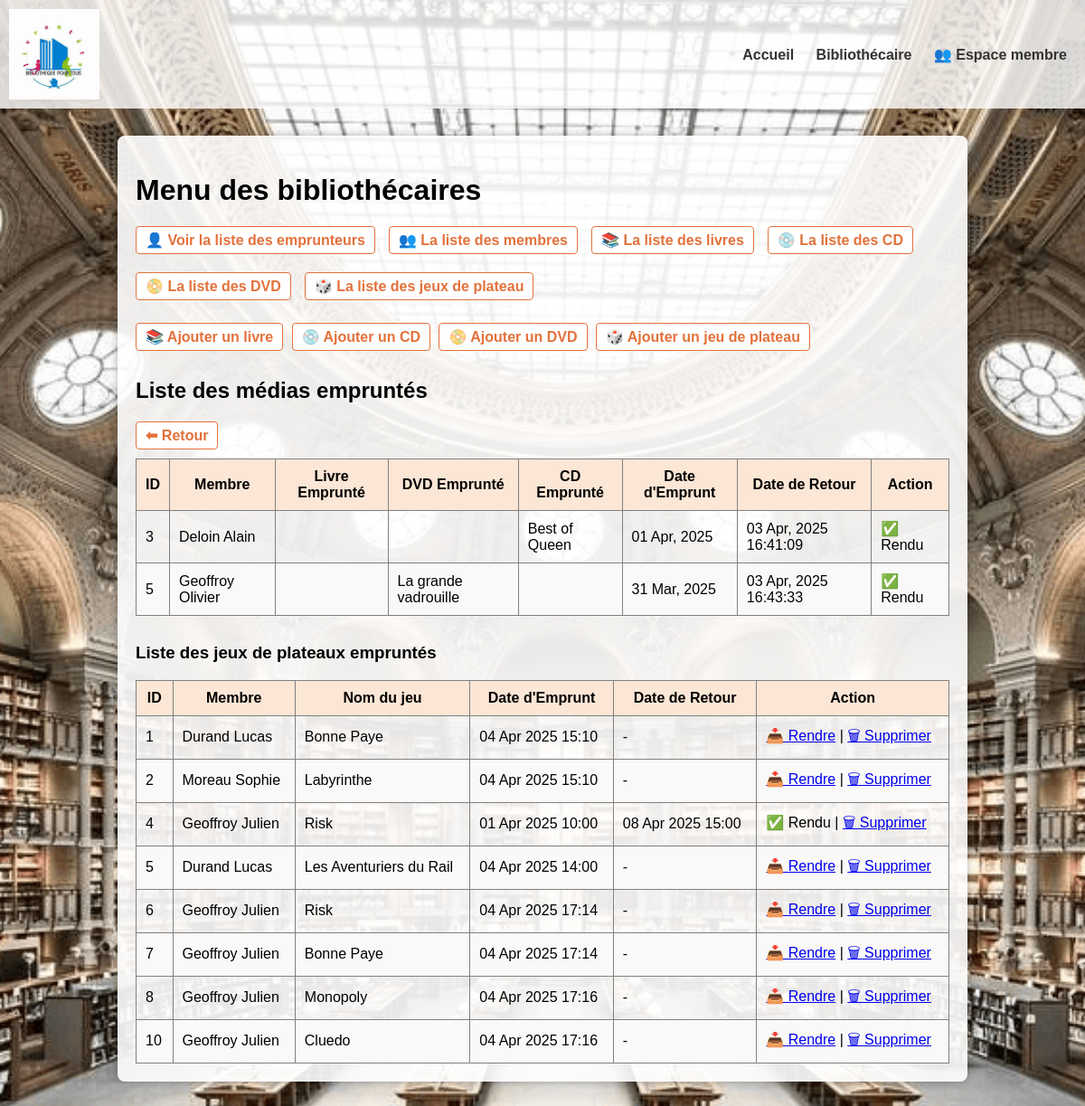
Before: /bibliothecaire/emprunts/ with the older database file.
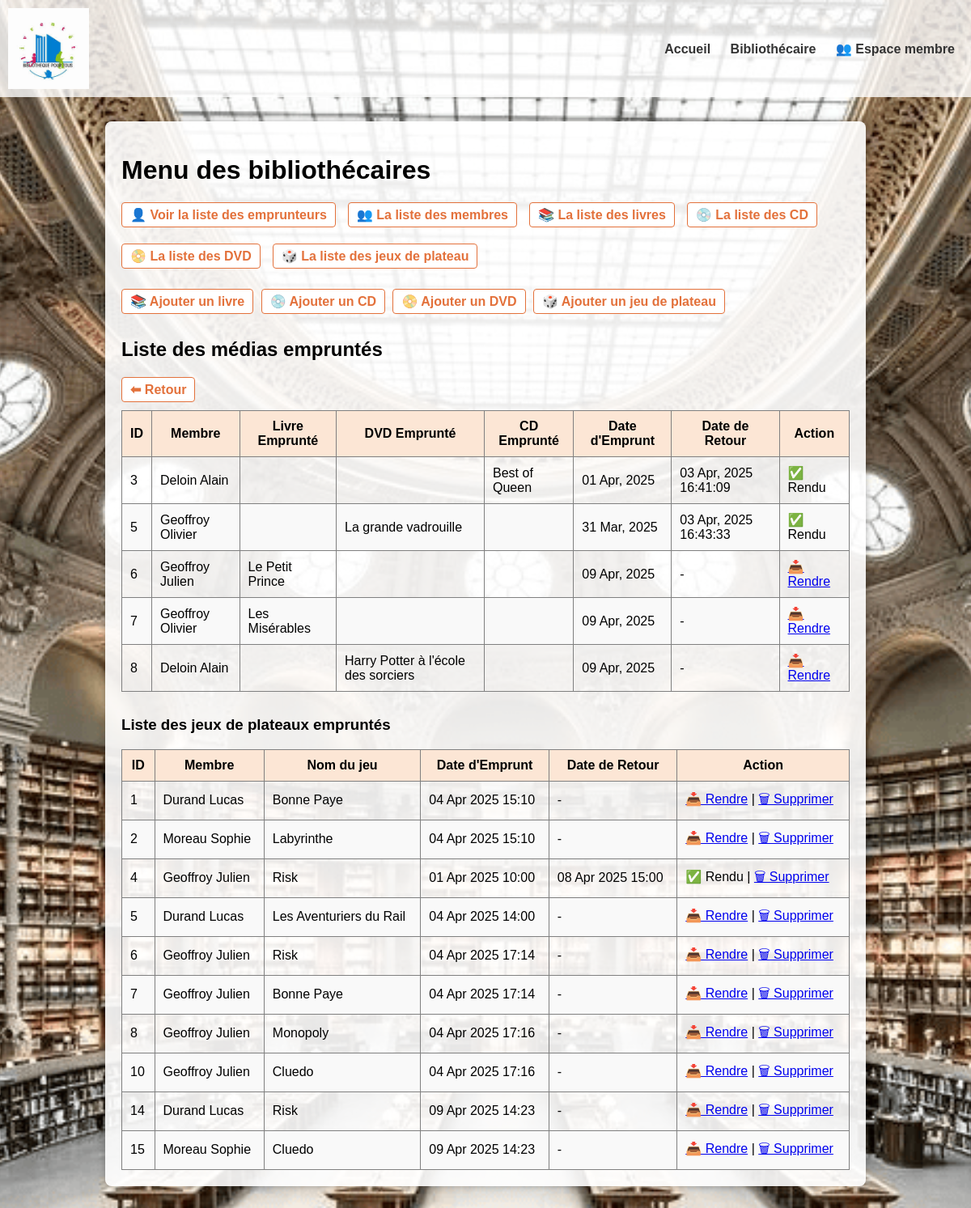
After: the same page with the newer database file.
### gestion_bibliothecaire/models.py (models this page shows, shortened)
class Emprunt(models.Model):
    media = models.ForeignKey(Media, on_delete=models.CASCADE)
    emprunteur = models.ForeignKey(Emprunteur, on_delete=models.CASCADE)
    date_emprunt = models.DateField(default=timezone.now)
    duree_jours = models.PositiveIntegerField(default=7)
    date_retour = models.DateTimeField(null=True, blank=True)

class Emprunteur(models.Model):
    nom = models.CharField(max_length=100)
    prenom = models.CharField(max_length=100)
    adresse = models.TextField(max_length=255, blank=True)
    email = models.EmailField()
    telephone = models.CharField(max_length=20)
    bloque = models.BooleanField(default=False)

class Media(models.Model):
    TYPE_CHOICES = [
        ('livre', 'Livre'),
        ('dvd', 'DVD'),
        ('cd', 'CD'),
        ('jeu', 'Jeu de plateau'),
    ]
    titre = models.CharField(max_length=100)
    type = models.CharField(max_length=10, choices=TYPE_CHOICES)
    auteur = models.CharField(max_length=100, blank=True, null=True)
    disponible = models.BooleanField(default=True)

class EmpruntPlateauJeu(models.Model):
    emprunteur = models.ForeignKey(Emprunteur, on_delete=models.CASCADE)
    plateau = models.ForeignKey(PlateauJeu, on_delete=models.CASCADE)
    date_emprunt = models.DateTimeField(default=timezone.now)
    date_retour = models.DateTimeField(null=True, blank=True)

class PlateauJeu(models.Model):
    nom = models.CharField(max_length=100)
    description = models.TextField()
    disponible = models.BooleanField(default=True)

### gestion_bibliothecaire/views.py (the view)
# urls.py: path('emprunts/', views.liste_emprunts, name='liste_emprunts'),
def liste_emprunts(request):
    emprunts = Emprunt.objects.all()
    emprunts_plateaux = EmpruntPlateauJeu.objects.all()
    return render(request, 'gestion_bibliothecaire/liste_emprunts.html', {
        'emprunts': emprunts,
        'emprunts_plateaux': emprunts_plateaux
    })

### gestion_bibliothecaire/templates/gestion_bibliothecaire/liste_emprunts.html (shortened to what this page needs)
<!DOCTYPE html>
<html lang="fr">
<head>
</head>
<body>
   {% extends 'base.html' %}
{% block content %}
<h1>Menu des bibliothécaires</h1>
<div class="menu-bibliothecaire">
    <a href="{% url 'emprunteurs_emprunts' %}" class="btn-orange">👤 Voir la liste des emprunteurs</a>
    <a href="{% url 'emprunteurs' %}" class="btn-orange">👥 La liste des membres</a>
    <a href="{% url 'liste_livres' %}" class="btn-orange">📚 La liste des livres</a>
    <a href="{% url 'liste_cds' %}" class="btn-orange">💿 La liste des CD</a>
    <a href="{% url 'liste_dvds' %}" class="btn-orange">📀 La liste des DVD</a>
    <a href="{% url 'liste_plateaux' %}" class="btn-orange">🎲 La liste des jeux de plateau</a>
</div>
   <div style="margin-bottom: 15px;">
        <a href="{% url 'ajouter_livre' %}" class="btn-orange">📚 Ajouter un livre</a>
        <a href="{% url 'ajouter_cd' %}" class="btn-orange">💿 Ajouter un CD</a>
        <a href="{% url 'ajouter_dvd' %}" class="btn-orange">📀 Ajouter un DVD</a>
        <a href="{% url 'ajouter_plateau' %}" class="btn-orange">🎲 Ajouter un jeu de plateau</a>
    </div>
<h2>Liste des médias empruntés</h2>
    <a href="{% url 'accueil' %}" class="btn-orange">⬅ Retour</a>
<table border="1" cellpadding="10" cellspacing="0" style="width:100%; border-collapse: collapse;">
    <thead style="background-color: #fce6d5;">
        <tr>
            <th>ID</th>
            <th>Membre</th>
            <th>Livre Emprunté</th>
            <th>DVD Emprunté</th>
            <th>CD Emprunté</th>
            <th>Date d'Emprunt</th>
            <th>Date de Retour</th>
            <th>Action</th>
        </tr>
    </thead>
    <tbody>
        {% for emprunt in emprunts %}
        <tr>
            <td>{{ emprunt.id }}</td>
            <td>{{ emprunt.emprunteur.nom }} {{ emprunt.emprunteur.prenom }}</td>
            <td>{% if emprunt.media.type == 'livre' %}{{ emprunt.media.titre }}{% endif %}</td>
            <td>{% if emprunt.media.type == 'dvd' %}{{ emprunt.media.titre }}{% endif %}</td>
            <td>{% if emprunt.media.type == 'cd' %}{{ emprunt.media.titre }}{% endif %}</td>
            <td>{{ emprunt.date_emprunt|date:"d M, Y" }}</td>
            <td>
                {% if emprunt.date_retour %}
                    {{ emprunt.date_retour|date:"d M, Y H:i:s" }}
                {% else %}
                    -
                {% endif %}
            </td>
            <td>
                {% if emprunt.date_retour %}
                    ✅ Rendu
                {% else %}
                    <a href="{% url 'retourner_emprunt' emprunt.id %}">📥 Rendre</a>
                {% endif %}
            </td>
        </tr>
        {% empty %}
        <tr>
            <td colspan="8">Aucun emprunt trouvé.</td>
        </tr>
        {% endfor %}
    </tbody>
</table>
<h3 style="margin-top: 30px;">Liste des jeux de plateaux empruntés</h3>
<table border="1" cellpadding="10" cellspacing="0" style="width:100%; border-collapse: collapse;">
    <thead style="background-color: #fce6d5;">
        <tr>
            <th>ID</th>
            <th>Membre</th>
            <th>Nom du jeu</th>
            <th>Date d'Emprunt</th>
            <th>Date de Retour</th>
            <th>Action</th>
        </tr>
    </thead>
    <tbody>
        {% for emprunt in emprunts_plateaux %}
        <tr>
            <td>{{ emprunt.id }}</td>
            <td>{{ emprunt.emprunteur.nom }} {{ emprunt.emprunteur.prenom }}</td>
            <td>{{ emprunt.plateau.nom }}</td>
            <td>{{ emprunt.date_emprunt|date:"d M Y H:i" }}</td>
            <td>
                {% if emprunt.date_retour %}
                    {{ emprunt.date_retour|date:"d M Y H:i" }}
                {% else %}
                    -
                {% endif %}
            </td>
            <td>
                {% if not emprunt.date_retour %}
                    <a href="{% url 'retourner_emprunt_plateau' emprunt.id %}">📥 Rendre</a>
                    |
                    <a href="{% url 'supprimer_emprunt_plateau' emprunt.id %}" onclick="return confirm('Supprimer cet emprunt ?')">🗑 Supprimer</a>
                {% else %}
                    ✅ Rendu
                    |
                    <a href="{% url 'supprimer_emprunt_plateau' emprunt.id %}" onclick="return confirm('Supprimer cet emprunt ?')">🗑 Supprimer</a>
                {% endif %}
            </td>
        </tr>
        {% empty %}
        <tr>
            <td colspan="6">Aucun jeu de plateau emprunté.</td>
        </tr>
        {% endfor %}
    </tbody>
</table>
{% endblock %}

### templates/base.html (shortened to what this page needs)
{% load static %}
<!DOCTYPE html>
<html lang="fr">
<head>
</head>
<body>
    <header>
        <img src="{% static 'images/logo.png' %}" alt="Logo Médiathèque">
        <nav>
            <a href="/">Accueil</a>
            <a href="{% url 'bibliothecaire' %}">Bibliothécaire</a>
            <a href="{% url 'liste_emprunteurs' %}">👥 Espace membre</a>
        </nav>
    </header>
    <div class="container">
        {% block content %}{% endblock %}
    </div>
</body>
</html>

### gestion_bibliothecaire/templates/gestion_bibliothecaire/liste_emprunts.html (style rules this page uses)
.btn-orange { background-color: white; border: 1px solid #e3713b; padding: 5px 10px; color: #e3713b; font-weight: bold; text-decoration: none; border-radius: 4px; display: inline-block; margin-bottom: 10px; }
.menu-bibliothecaire { display: flex; flex-wrap: wrap; gap: 10px; margin-bottom: 15px; }
.btn-orange { background-color: white; border: 1px solid #e3713b; padding: 5px 10px; color: #e3713b; font-weight: bold; text-decoration: none; margin-right: 5px; border-radius: 4px; }
table tr:nth-child(even) { background-color: #f9f9f9; }

Changed rows visible on the page:
added Emprunt: id "6", emprunteur.nom "Geoffroy", emprunteur.prenom "Julien", media.titre "Le Petit Prince", date_emprunt "09 Apr, 2025", shows "📥 Rendre"
added Emprunt: id "7", emprunteur.nom "Geoffroy", emprunteur.prenom "Olivier", media.titre "Les Misérables", date_emprunt "09 Apr, 2025", shows "📥 Rendre"
added Emprunt: id "8", emprunteur.nom "Deloin", emprunteur.prenom "Alain", media.titre "Harry Potter à l'école des sorciers", date_emprunt "09 Apr, 2025", shows "📥 Rendre"
added EmpruntPlateauJeu: id "14", emprunteur.nom "Durand", emprunteur.prenom "Lucas", plateau.nom "Risk", date_emprunt "09 Apr 2025 14:23", shows "📥 Rendre"
added EmpruntPlateauJeu: id "15", emprunteur.nom "Moreau", emprunteur.prenom "Sophie", plateau.nom "Cluedo", date_emprunt "09 Apr 2025 14:23", shows "📥 Rendre"
